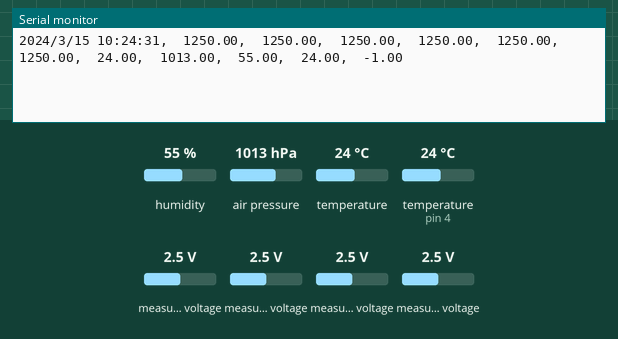
This sketch was run on a simulated Arduino Uno, built with avr-gcc and run on an emulated ATmega328P. On the bench: the last lines printed to the serial monitor. The inputs (shaded band) are chosen by the test bench; at power-on: humidity 55 %, temperature (sensor on pin 4) 24 °C, measured voltage 2.5 V, air pressure 1013 hPa, temperature 24 °C. The local clock reads 2024-03-15 10:24:30 at power-on unless the sketch sets it.

Above: at 2.2 s.
2.3 s: humidity set to 22 %
At 3.7 s:
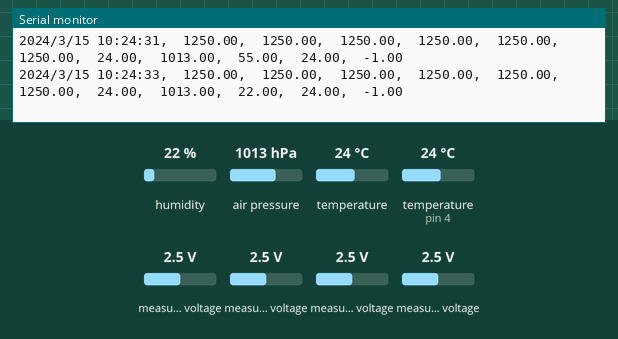
3.8 s: temperature (sensor on pin 4) set to 12 °C
5.3 s: measured voltage (sensor 200) set to 0.1 V
At 6.5 s:
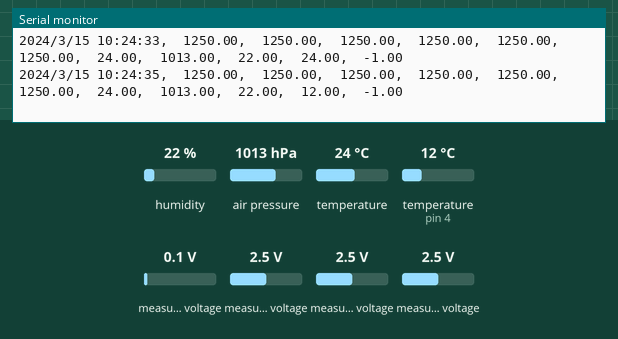
6.8 s: measured voltage (sensor 201) set to 0.1 V
At 8.0 s:
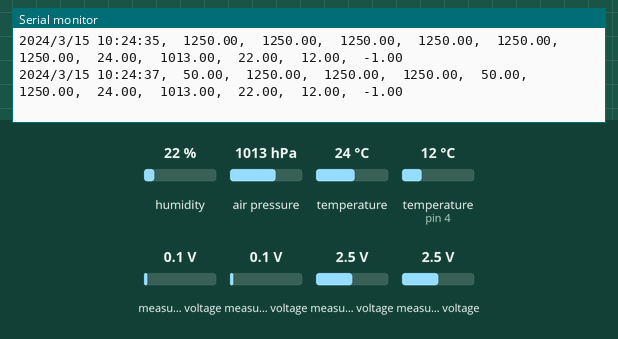
8.3 s: measured voltage (sensor 202) set to 0.1 V
At 9.6 s:
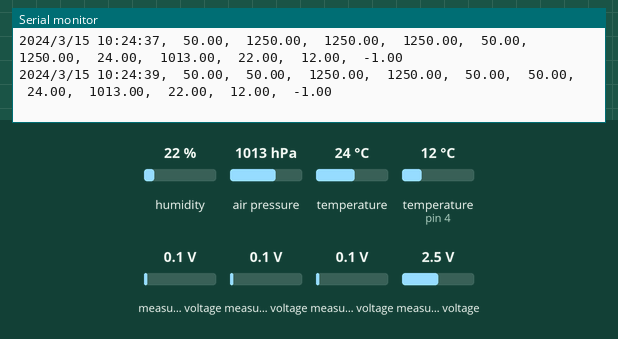
9.8 s: measured voltage (sensor 203) set to 0.1 V
At 11.5 s:
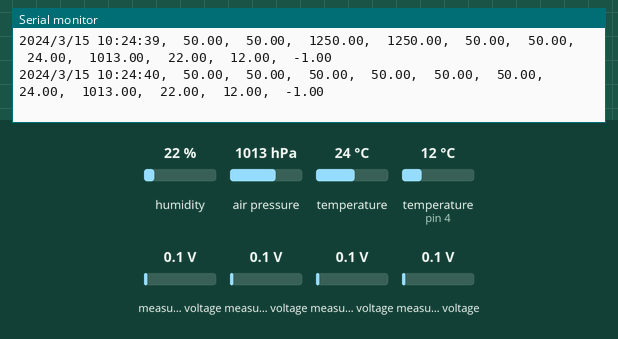
Timing chart, 0 to 12.3 s (numbered marks = the images above; inputs shaded):
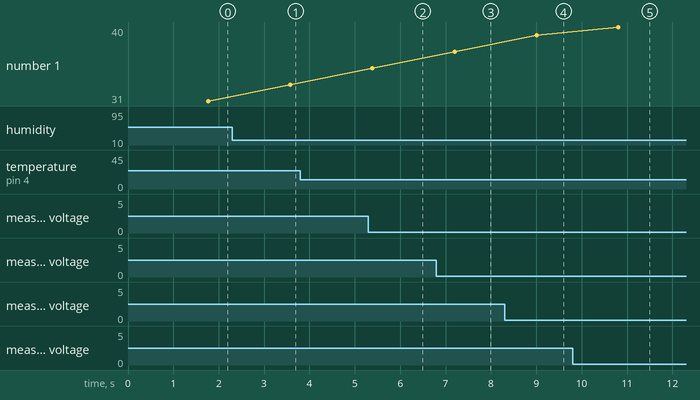

Measured:
- after the input at 2.3 s, the serial monitor: prints a new line after 1.3 s (image 1)
- after the input at 9.8 s, the serial monitor: prints a new line after 1.0 s (image 5)

The sketch:

FONDEF_CASA_PABLO_DICIEMBRE_2021_NO_SD.ino
```cpp
//
// Programa V1 incorpora 1 solo ADC ADS1015
// Programa V2 incorpora 6 sensores análogos en dos ADS1015
// ...
// ...
//

// TABLA DE SENSORES ------------------------------------------------------
// id   nombre  piso  techo   unidad  unidad_ rango   param   error   tipo error
// 201  pH Pro  0   14  pH  pH  pH  0.1   +-
// 202  pH Blanco   0   14  pH  pH  pH  0.1   +-
// 203  pH Rojo   0   14  pH  pH  pH  0.1   +-
// 204  TDS Blanco  0   2000  uS/cm   uS/cm   CE  10  %
// 205  TDS Rojo  0   2000  uS/cm   uS/cm   CE  10  %
// 206  Presión agua  0   1200000   Pascal  Pascal  P   3   %
// 207  Temperatura atm   -40   85  ºC  ºC  T   1   +-
// 208  Presión atm   30000   110000  Pascal  Pascal  P   100   +-
// 209  Humedad atm   0   100   %   %   H   3   %
// 210  Temperatura agua 1  -10   85  ºC  ºC  T   0.5   +-
// 211  Temperatura agua 2  -10   85  ºC  ºC  T   0.5   +-

#include <Wire.h>
#include <Arduino.h>
#include "SdFat.h" // Bill Greiman
#include <avr/sleep.h>
#include <SoftwareSerial.h>
#include "RTClib.h"
#include <Adafruit_ADS1X15.h>
#include <SPI.h>
#include "SdFat.h"
#include <Adafruit_Sensor.h>
#include <Adafruit_BME280.h>
#include <DS18B20.h>


#define VERBOSE_PRINT false
float volts0, volts1, volts2, volts3;
float volts4, volts5;
float t_atm, p_atm, h_atm;
float temp1, temp2;

bool bme_connected = true;

// ---------------------- DS18B20 ----------------------
DS18B20 ds(4);


// ---------------------- BME280 -----------------------
Adafruit_BME280 bme; // I2C

// ---------------------- ADC --------------------------
Adafruit_ADS1015 ads1;     /* Use this for the 12-bit version */
Adafruit_ADS1015 ads2;     /* Use this for the 12-bit version */

// ---------------------- RTC --------------------------
#define CLOCK_INTERRUPT_PIN 2
#define SENSE_FLAG 0x01
#define SEND_FLAG 0x02
#define SENSING_FREQ_SECS 1
RTC_DS3231 rtc;
uint32_t alarm_time;
volatile uint32_t elapsed_time;
volatile uint8_t alarm_flag;

// ----------------------- SD --------------------------
#define CHIP_SELECT 10  // SD chip select pin.  Be sure to disable any other SPI devices such as Enet.
#define FILE_BASE_NAME "Data"   // Log file base name.  Must be six characters or less.
SdFat sd;                       // File system object.
SdFile file;                    // Log file.

#define error(msg) sd.errorHalt(F(msg))

void writeHeader() {
  file.println(F("unixtime,timestamp,A0,A1,A2,A3,A4,A5,T atm,P atm,H atm,Temp1,Temp2"));
}

void waking_up() {
  // Trigered with rtc wake up.
}

void sleep() {
  detachInterrupt(digitalPinToInterrupt(CLOCK_INTERRUPT_PIN)); //De dónde recibirá la interrupción para despertar
  sleep_enable();
  uint32_t dist;

  attachInterrupt(digitalPinToInterrupt(CLOCK_INTERRUPT_PIN), waking_up, FALLING);
  rtc.clearAlarm(1);
  alarm_time = rtc.now().unixtime() + SENSING_FREQ_SECS;
  rtc.setAlarm1(DateTime(alarm_time), DS3231_A1_Second);
  set_sleep_mode(SLEEP_MODE_PWR_DOWN);
  sleep_cpu();
}

// ---------------------- SET-UP --------------------------------------------
// --------------------------------------------------------------------------
void setup() {
  Serial.begin(9600);

  // ---------------------- ADC ----------------------
  ads1.begin(0x48);
  ads1.setGain(GAIN_ONE);
  ads2.begin(0x49);
  ads2.setGain(GAIN_ONE);

  // ---------------------- RTC ----------------------
  if (!rtc.begin()) {
      Serial.println("Couldn't find RTC");
      while (1);
  }

  if (rtc.lostPower()) {
      Serial.println("RTC lost power, lets set the time!");
      rtc.adjust(DateTime(F(__DATE__), F(__TIME__)));
  }
  // ----------------------- RTC Alarms ---------------
  rtc.disable32K();
  pinMode(CLOCK_INTERRUPT_PIN, INPUT_PULLUP);
  rtc.writeSqwPinMode(DS3231_OFF);
  rtc.disableAlarm(1);
  rtc.disableAlarm(2);
  rtc.clearAlarm(1);
  rtc.clearAlarm(2);

  // ----------------------BME280 ---------------------
  unsigned status = bme.begin(0x76);
  if (!status) {
      Serial.println("Could not find a valid BME280 sensor, check wiring, address, sensor ID!");
      //while (1) delay(10);
      bme_connected = false;
  }

  delay(1000);
}

void loop() {
  temp1 = -1.0f;
  temp2 = -1.0f;
  t_atm = -1.0f;
  p_atm = -1.0f;
  h_atm = -1.0f;

  volts0 = ads1.readADC_SingleEnded(0);
  volts1 = ads1.readADC_SingleEnded(1);
  volts2 = ads1.readADC_SingleEnded(2);
  volts3 = ads1.readADC_SingleEnded(3);
  volts4 = ads2.readADC_SingleEnded(0);
  volts5 = ads2.readADC_SingleEnded(1);
  if (bme_connected) {
    t_atm = bme.readTemperature();
    p_atm = bme.readPressure() / 100.0F;
    h_atm = bme.readHumidity();
  }

  if (ds.selectNext()) temp1 = ds.getTempC();
  if (ds.selectNext()) temp2 = ds.getTempC();
  while (ds.selectNext()) {}

  DateTime now = rtc.now();
  Serial.print(now.year(), DEC);  Serial.print('/');
  Serial.print(now.month(), DEC); Serial.print('/');
  Serial.print(now.day(), DEC);   Serial.print(" ");
  Serial.print(now.hour(), DEC);  Serial.print(':');
  Serial.print(now.minute(), DEC);Serial.print(':');
  Serial.print(now.second(), DEC);Serial.print(",\t");
  Serial.print(String(volts0)+ ",\t");
  Serial.print(String(volts1)+ ",\t");
  Serial.print(String(volts2)+ ",\t");
  Serial.print(String(volts3)+ ",\t");
  Serial.print(String(volts4)+ ",\t");
  Serial.print(String(volts5)+ ",\t");
  Serial.print(String(t_atm) + ",\t");
  Serial.print(String(p_atm) + ",\t");
  Serial.print(String(h_atm) + ",\t");
  Serial.print(String(temp1) + ",\t");
  Serial.print(String(temp2));
  Serial.print("\n");
  delay(1000);
  //sleep();
}
```
